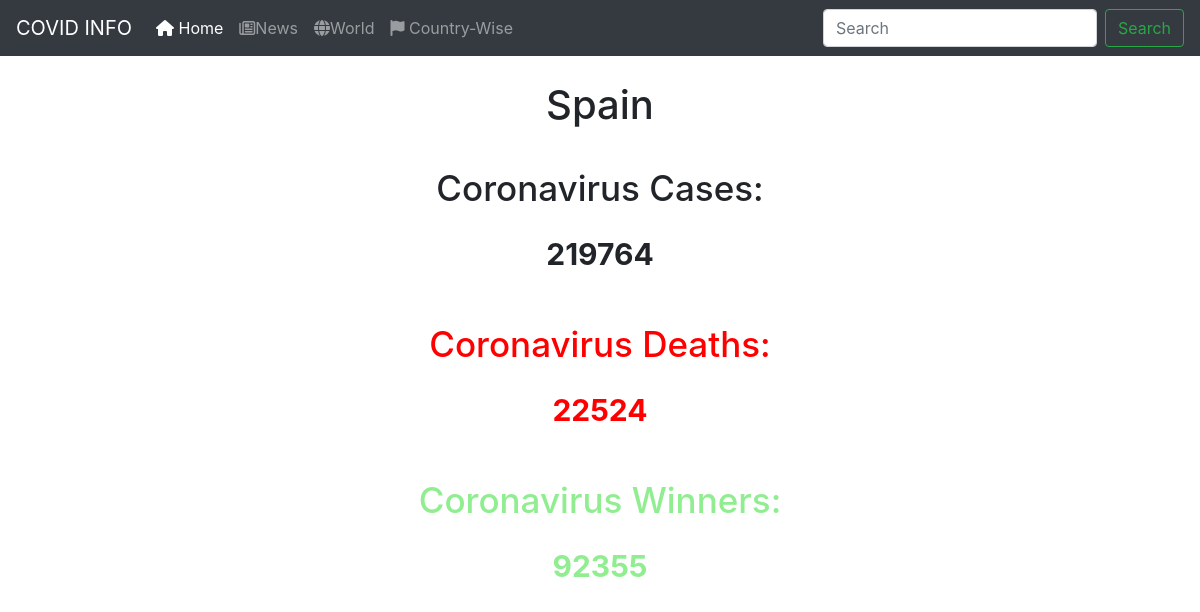
/country/Spain, run on the app's committed database.
### covid/models.py (models this page shows)
class CountryData(models.Model):
    name = models.TextField(primary_key=True)
    totalcase = models.IntegerField()
    activecase = models.IntegerField()
    newcase = models.IntegerField()
    deaths = models.IntegerField()
    newdeath = models.IntegerField()
    recovered = models.IntegerField()
    tests = models.IntegerField()

### covid/views.py (the view)
# urls.py: path('country', views.country, name='country'),
def country(request, country_name='all'):
    if country_name == 'all':
        countries = CountryData.objects.order_by('-totalcase')
        return render(request, 'country.html', {'countries': countries})
    else:
        country_data = CountryData.objects.get(name__iexact=f'{country_name}')
        return render(request, 'country.html', {'country': country_data})

### templates/country.html (shortened to what this page needs)
{% load static %}
<!DOCTYPE html>
<html lang="en">
  <head>
    <link rel="stylesheet" href="{% static 'main.css' %}">
    <link rel="stylesheet" href="https://maxcdn.bootstrapcdn.com/bootstrap/4.0.0/css/bootstrap.min.css">
  </head>
  <body>
    <nav class="navbar navbar-expand-lg navbar-dark bg-dark">
      <a class="navbar-brand" href="#">COVID INFO</a>
      <div class="collapse navbar-collapse" id="navbarSupportedContent">
        <ul class="navbar-nav mr-auto">
          <li class="nav-item active">
            <a class="nav-link" href='/'><i class="fas fa-home"></i> Home <span class="sr-only">(current)</span></a>
          </li>
          <li class="nav-item">
            <a class="nav-link" href="/news"><i class="far fa-newspaper"></i>News</a>
          </li>
          <li class="nav-item">
            <a class="nav-link" href="/world"><i class="fas fa-globe"></i>World</a>
          </li>
          <li class="nav-item">
            <a class="nav-link" href="/country"><i class="fas fa-flag"></i>  Country-Wise</a>
          </li>
        </ul>
        <form class="form-inline my-2 my-lg-0">
          <input class="form-control mr-sm-2" type="search" placeholder="Search" aria-label="Search">
          <button class="btn btn-outline-success my-2 my-sm-0" type="submit">Search</button>
        </form>
      </div>
    </nav>
    {% if countries %}
    <h1 style='padding-top:20px;text-align:center;'>COUNTRY PAGE</h1>
    <div class="table table-responsive">
      <table class="table">
        <thead>
          <tr>
            <th>Name</th>
            <th>Total Cases</th>
            <th>Active Cases</th>
            <th>New Cases</th>
            <th>Deaths</th>
            <th>New Deaths</th>
            <th>Recovered</th>
            <th>Tests</th>
          </tr>
        </thead>
        <tbody>
          {% for country in countries %}
          <tr>
            <td><a href="country/{{country.name}}">{{country.name}}</a></td>
            <td>{{country.totalcase}}</td>
            <td>{{country.activecase}}</td>
            <td style='background-color:yellow;'>{{country.newcase}}</td>
            <td>{{country.deaths}}</td>
            <td style='background-color:red;'>{{country.newdeath}}</td>
            <td style='background-color:lightgreen;'>{{country.recovered}}</td>
            <td>{{country.tests}}</td>
          </tr>
          {% endfor %}
        </tbody>
      </table>
    </div>
    {% else %}
    <h1 style='font:Candara;text-align:center;padding-top: 25px;font-size:40px;'>{{country.name}}</h1>
      <h2 style='text-align:center;padding-top:30px;font-size:35px;'>Coronavirus Cases:</h2>
      <p class='cases'>{{country.totalcase}}</p>
      <h2 style='text-align:center;padding-top:30px;font-size:35px;color:red;'>Coronavirus Deaths:</h2>
      <p class='deaths'>{{country.deaths}}</p>
      <h2 style='text-align:center;padding-top:30px;font-size:35px;color:lightgreen;'>Coronavirus Winners:</h2>
      <p class='recovery'>{{country.recovered}}</p>
    {% endif %}
  </body>
</html>

### static/main.css (style rules this page uses)
.cases { font-size:30px; text-align:center; padding-top: 15px; font-weight:bold; }
.deaths { font-size:30px; text-align:center; padding-top: 15px; font-weight:bold; color:red; }
.recovery { font-size:30px; text-align:center; padding-top: 15px; font-weight:bold; color:lightgreen; }

### data on the page
CountryData: name "Spain", totalcase "219764", deaths "22524", recovered "92355"
